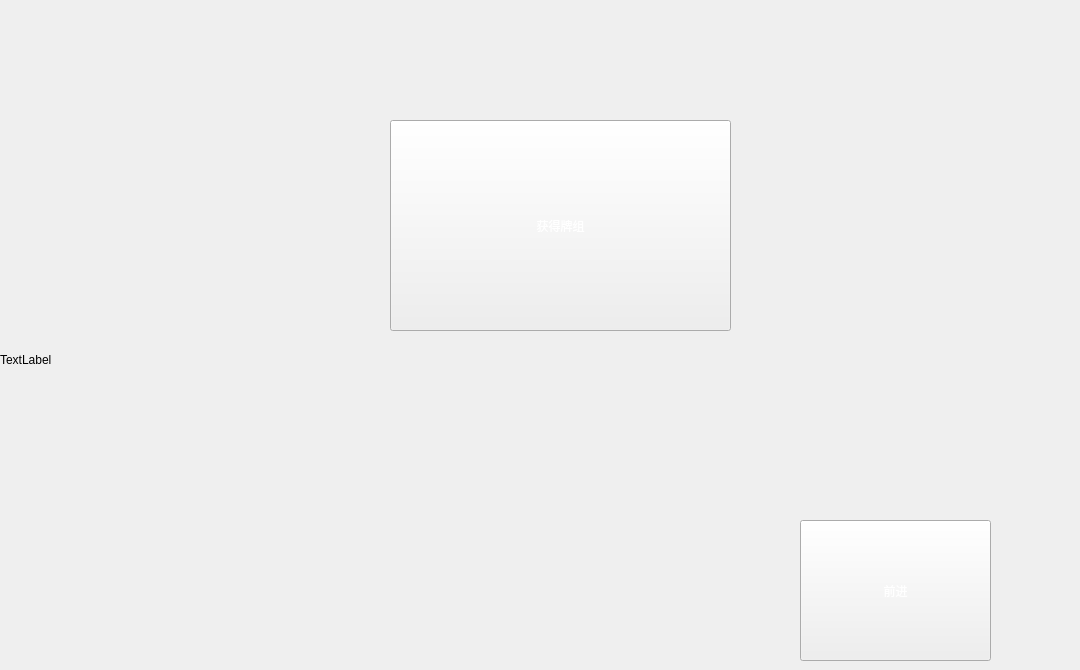
<?xml version="1.0" encoding="UTF-8"?>
<ui version="4.0">
 <class>Campfire</class>
 <widget class="QWidget" name="Campfire">
  <property name="geometry">
   <rect>
    <x>0</x>
    <y>0</y>
    <width>1080</width>
    <height>670</height>
   </rect>
  </property>
  <property name="windowTitle">
   <string>Form</string>
  </property>
  <widget class="QPushButton" name="cardButton">
   <property name="geometry">
    <rect>
     <x>390</x>
     <y>120</y>
     <width>341</width>
     <height>211</height>
    </rect>
   </property>
   <property name="styleSheet">
    <string notr="true">font: 20pt &quot;Microsoft YaHei UI&quot;;
color: rgb(255, 255, 255);
border-image: url(:/game/resource/ui/endturn.png);</string>
   </property>
   <property name="text">
    <string>获得牌组</string>
   </property>
  </widget>
  <widget class="QPushButton" name="continueButton">
   <property name="geometry">
    <rect>
     <x>800</x>
     <y>520</y>
     <width>191</width>
     <height>141</height>
    </rect>
   </property>
   <property name="styleSheet">
    <string notr="true">font: 25pt &quot;Microsoft YaHei UI&quot;;
border-image: url(:/game/resource/ui/endturn.png);
color: rgb(255, 255, 255);</string>
   </property>
   <property name="text">
    <string>前进</string>
   </property>
  </widget>
  <widget class="QLabel" name="label">
   <property name="geometry">
    <rect>
     <x>0</x>
     <y>220</y>
     <width>761</width>
     <height>451</height>
    </rect>
   </property>
   <property name="text">
    <string/>
   </property>
   <property name="pixmap">
    <pixmap resource="res.qrc">:/game/resource/creature/shoulder.png</pixmap>
   </property>
   <property name="scaledContents">
    <bool>true</bool>
   </property>
  </widget>
  <widget class="QLabel" name="bg">
   <property name="geometry">
    <rect>
     <x>0</x>
     <y>0</y>
     <width>1080</width>
     <height>720</height>
    </rect>
   </property>
   <property name="text">
    <string>TextLabel</string>
   </property>
  </widget>
  <zorder>bg</zorder>
  <zorder>label</zorder>
  <zorder>cardButton</zorder>
  <zorder>continueButton</zorder>
 </widget>
 <resources>
  <include location="res.qrc"/>
 </resources>
 <connections/>
</ui>
